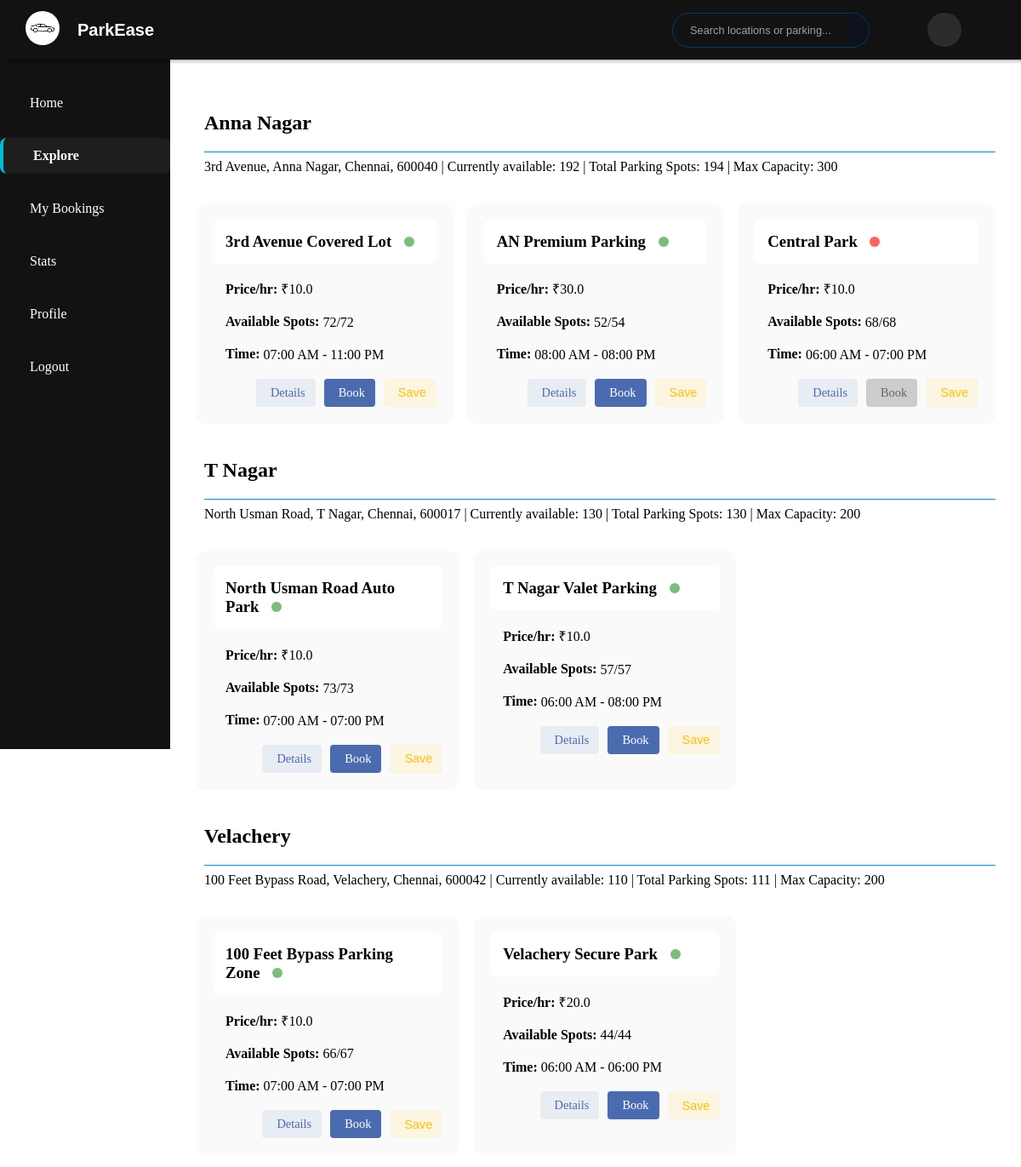
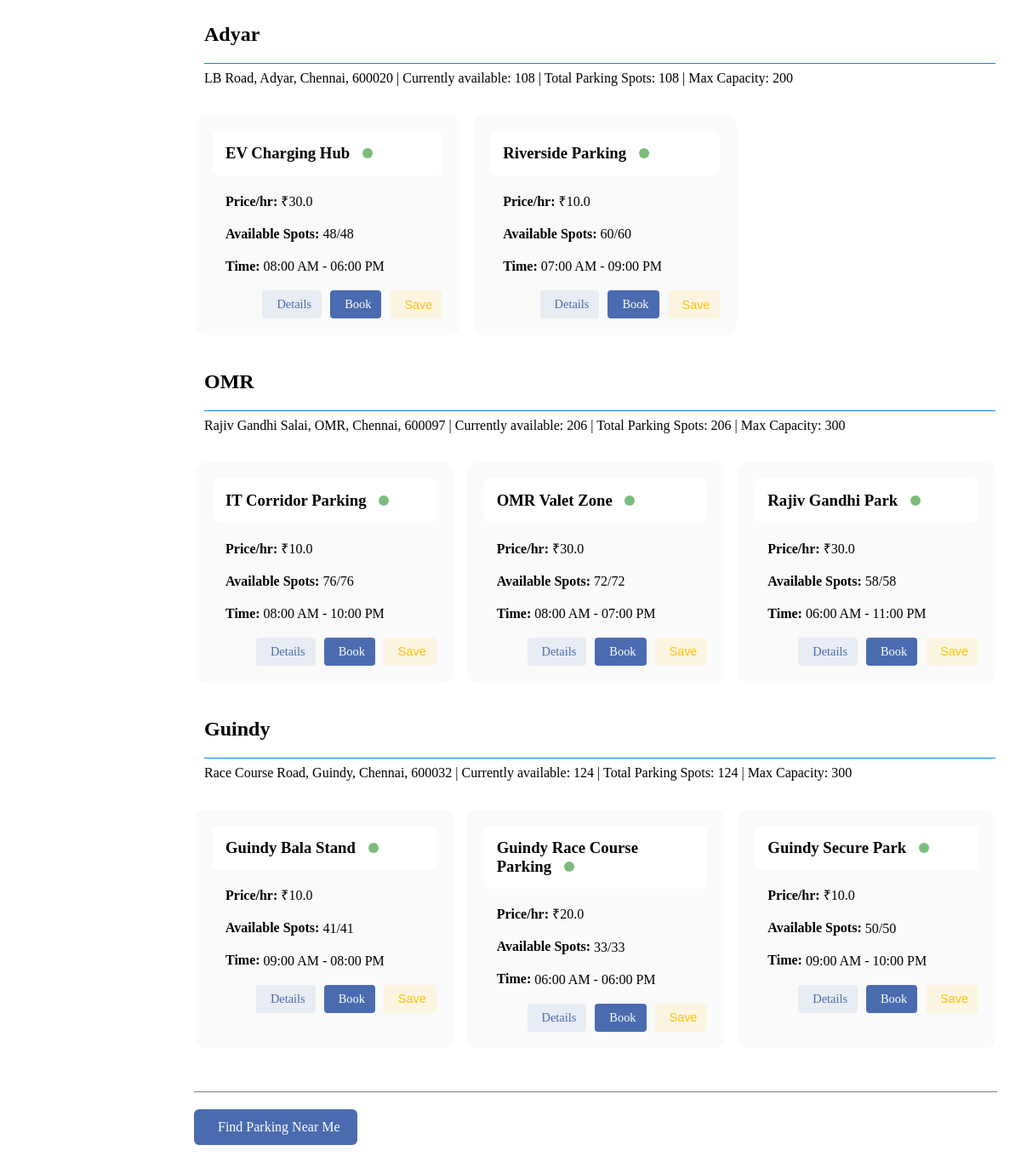
Screenshot of /user/parking_locations with the database file from the repository (2 pictures, top to bottom).
### model.py (models this page shows, shortened)
class ParkingSpot(db.Model):
    id = db.Column(db.Integer, primary_key=True)
    lot_id = db.Column(db.Integer, db.ForeignKey('parking_lot.id'))
    spot_number = db.Column(db.Integer, nullable=False)
    status = db.Column(db.String(1), default='A')  # A = Available, O = Occupied

class Location(db.Model):
    id = db.Column(db.Integer, primary_key=True)
    name = db.Column(db.String(100), nullable=False)
    address = db.Column(db.String(200), nullable=False)
    pin_code = db.Column(db.String(10))
    parking_lots = db.relationship('ParkingLot', backref='location_ref', lazy=True)

class ParkingLot(db.Model):
    id = db.Column(db.Integer, primary_key=True)
    prime_location_name = db.Column(db.String(100))
    price_per_hour = db.Column(db.Float)
    max_parking_spots = db.Column(db.Integer, nullable=False)
    available_spots = db.Column(db.Integer, nullable=False)
    available_from = db.Column(db.Time)
    available_to = db.Column(db.Time)
    is_active = db.Column(db.Boolean, default=True)
    image_url = db.Column(db.String)
    admin_notes = db.Column(db.Text)
    location_id = db.Column(db.Integer, db.ForeignKey('location.id'), nullable=False)
    spots = db.relationship('ParkingSpot', backref='lot', cascade='all, delete-orphan', lazy=True)

### routes/user_routes.py (the view)
@user_bp.route('/parking_locations')
def locations():
    now = datetime.now()
    locations = Location.query.options(
        joinedload(Location.parking_lots).joinedload(ParkingLot.spots)
    ).filter(Location.parking_lots.any(ParkingLot.is_active == True)).all()
    location_data = []
    for location in locations:
        active_lots = [lot for lot in location.parking_lots]
        if not active_lots:
            continue
        total_spots = sum(lot.max_parking_spots for lot in active_lots)
        available_spots = sum(lot.available_spots for lot in active_lots)
        lot_ids = [lot.id for location in locations for lot in location.parking_lots]
        currently_available = 0
        location_lots = []
        for lot in active_lots:
            lot_currently_available = 0
            for spot in lot.spots:
                if spot.status == 'A' or spot.status == 'B':  # Currently Not Occupied
                    conflict = Reservation.query.filter(
                        Reservation.spot_id == spot.id,
                        Reservation.status == 'Confirmed',
                        Reservation.expected_arrival >= now,
                        Reservation.expected_departure >= now
                    ).first()
                    lot_currently_available += 1
                    if not conflict:
                        pass
            currently_available += lot_currently_available
            location_lots.append({
                'id': lot.id,
                'prime_location_name': lot.prime_location_name,
                'price_per_hour': lot.price_per_hour,
                'available_from': lot.available_from,
                'available_to': lot.available_to,
                'is_active': lot.is_active,
                'currently_available_spots': lot_currently_available,  # Actual available now
                'available_spots': lot.available_spots,  # Admin-set available spots
                'total_spots': lot.max_parking_spots  # Max capacity
            })
        location_data.append({
            'name': location.name,
            'address': location.address,
            'pin_code': location.pin_code,
            'total_spots': total_spots,  # Total capacity
            'available_spots': available_spots,  # Admin-set available spots
            'currently_available_spots': currently_available,  # Actually available now
            'lots': location_lots
        })
    favorite_lot_ids = set()
    if current_user.is_authenticated:
        favorite_lot_ids = {f.lot_id for f in current_user.favorites}
    return render_template('user/locations.html',
                         lot_data=location_data,
                         favorite_lot_ids=favorite_lot_ids,
                         now=now)

### templates/user/locations.html (shortened to what this page needs)
{% extends 'user/udash_base.html' %}
{% block custom_styles %}
<link rel="stylesheet" href="{{ url_for('static', filename='/style/user/locations.css') }}">
{% endblock%}
{% block body %}
{% block content %}
<div class="locations-wrapper">
    {% for item in lot_data %}
    <div class="location-section">
        <div class="location-header">
            <h2>
                {{ item.name }}
            </h2>
        </div>
        <p class="location-address">
            {{ item.address }}, {{ item.pin_code }} | Currently available: {{ item.currently_available_spots }} | Total Parking Spots: {{
            item.available_spots }} |   Max Capacity: {{item.total_spots}}
        </p>
        <div class="lot-cards">
            {% for lot in item.lots %}
            <div class="lot-card">
                <h3>
                    {{ lot.prime_location_name }}
                    <div class="status-dot {% if lot.is_active %}active{% else %}inactive{% endif %}"></div>
                </h3>
                <div class="card-details">
                    <p><strong>
                            Price/hr:</strong> ₹{{ lot.price_per_hour }}</p>
                    <p><strong>
                            Available Spots:</strong> {{ lot.currently_available_spots }}/{{ lot.available_spots }}
                    </p>
                    <p><strong>
                            Time:</strong>
                        {{ lot.available_from.strftime('%I:%M %p') }} - {{ lot.available_to.strftime('%I:%M %p') }}
                    </p>
                </div>
                <div class="card-actions">
                    <a href="{{ url_for('user.view_parking_details', lot_id=lot.id) }}" class="action-btn details-btn"
                        title="View Details">
                        <span class="action-label">Details</span>
                    </a>
                    <a href="{{ url_for('user.book_parking', lot_id=lot.id) }}" class="action-btn book-btn
                    {% if not lot.is_active %}
                    disabled
                    {% endif %}" {% if not lot.is_active %} aria-disabled="true" {%endif %}>
                        Book
                    </a>
                    <button class="action-btn favorite-btn" title="Add to Favorites"
                        onclick="toggleFavorite({{ lot.id }})">
                        <span class="action-label">Save</span>
                    </button>
                </div>
            </div>
            {% endfor %}
        </div>
    </div>
    {% endfor %}
</div>
<div class="find-parking">
    <a href="{{url_for('user.search')}}" class="find-parking-btn">
         Find Parking Near Me
    </a>
</div>
{% endblock %}
{% endblock %}

### static/style/user/dashboard.css (style rules this page uses)
.find-parking-btn { background-color: #4a6baf; color: white; padding: 10px 20px; border-radius: 6px; text-decoration: none; display: inline-flex; align-items: center; gap: 8px; transition: background-color 0.2s; }
.find-parking-btn { display: inline-flex; align-items: center; gap: 0.5rem; padding: 0.7rem 1.5rem; background: #3498db; color: white; border-radius: 8px; text-decoration: none; font-weight: 500; transition: background 0.2s; }

### static/style/user/locations.css (style rules this page uses)
.location-section { margin: 2px; }
.location-header h2 { border-bottom: 1px solid rgb(0, 132, 255); padding-bottom: 15px; margin-bottom: 0px; margin-top: 40px; margin-left: 10px; }
.location-address { padding-bottom: 15px; padding-left: 10px; padding-top: 5px; margin-top: 2px; }
.lot-cards { display: flex; flex-wrap: wrap; gap: 1rem; }
.lot-cards > * { flex: 1 1 calc(25% - 1rem); box-sizing: border-box; }
.lot-card { padding: 20px; padding-top: 0px; background-color: #fafafa; border-radius: 12px; max-width: 33%; }
.lot-card h3 { align-items: center; background-color: white; padding: 15px; border-radius: 8px; }
.card-details { padding-left: 15px; }
.status-dot { width: 12px; height: 12px; margin-left: 10px; margin-top: 0px; border-radius: 50%; display: inline-block; }
.status-dot.active { background-color: rgba(0, 128, 0, 0.518); }
.status-dot.inactive { background-color: rgba(255, 0, 0, 0.619); }
.card-actions { display: flex; gap: 10px; margin-top: 15px; justify-content: flex-end; }
.action-btn { display: flex; align-items: center; gap: 5px; padding: 8px 12px; border-radius: 4px; text-decoration: none; font-size: 0.9rem; transition: all 0.2s ease; border: none; cursor: pointer; }
.action-label { display: none; }
.details-btn { background: rgba(74, 107, 175, 0.1); color: #4a6baf; }
.book-btn { background: #4a6baf; color: white; }
.book-btn.disabled { background: #cccccc; color: #666666; cursor: not-allowed; }
.favorite-btn { background: rgba(255, 193, 7, 0.1); color: #ffc107; }
.find-parking { border-top: 1px solid rgb(123, 123, 123); margin-top: 50px; }
.find-parking-btn { display: inline-flex; align-items: center; gap: 8px; background: #4a6baf; color: white; padding: 12px 20px; border-radius: 6px; text-decoration: none; margin-top: 20px; font-weight: 500; }
@media (min-width: 768px) { .action-label { display: inline; } }

### rows the page displays
ParkingSpot: name "Anna Nagar", address "3rd Avenue, Anna Nagar, Chennai", pin_code "600040", currently_available_spots "192", available_spots "194", total_spots "300", prime_location_name "3rd Avenue Covered Lot", price_per_hour "10.0", currently_available_spots "72", available_spots "72", available_from "07:00 AM", available_to "11:00 PM"
ParkingSpot: prime_location_name "AN Premium Parking", price_per_hour "30.0", currently_available_spots "52", available_spots "54", available_from "08:00 AM", available_to "08:00 PM"
ParkingSpot: prime_location_name "Central Park", price_per_hour "10.0", currently_available_spots "68", available_spots "68", available_from "06:00 AM", available_to "07:00 PM"
ParkingSpot: name "T Nagar", address "North Usman Road, T Nagar, Chennai", pin_code "600017", currently_available_spots "130", available_spots "130", total_spots "200", prime_location_name "North Usman Road Auto Park", price_per_hour "10.0", currently_available_spots "73", available_spots "73", available_from "07:00 AM", available_to "07:00 PM"
ParkingSpot: prime_location_name "T Nagar Valet Parking", price_per_hour "10.0", currently_available_spots "57", available_spots "57", available_from "06:00 AM", available_to "08:00 PM"
ParkingSpot: name "Velachery", address "100 Feet Bypass Road, Velachery, Chennai", pin_code "600042", currently_available_spots "110", available_spots "111", total_spots "200", prime_location_name "100 Feet Bypass Parking Zone", price_per_hour "10.0", currently_available_spots "66", available_spots "67", available_from "07:00 AM", available_to "07:00 PM"
ParkingSpot: prime_location_name "Velachery Secure Park", price_per_hour "20.0", currently_available_spots "44", available_spots "44", available_from "06:00 AM", available_to "06:00 PM"
ParkingSpot: name "Adyar", address "LB Road, Adyar, Chennai", pin_code "600020", currently_available_spots "108", available_spots "108", total_spots "200", prime_location_name "EV Charging Hub", price_per_hour "30.0", currently_available_spots "48", available_spots "48", available_from "08:00 AM", available_to "06:00 PM"
ParkingSpot: prime_location_name "Riverside Parking", price_per_hour "10.0", currently_available_spots "60", available_spots "60", available_from "07:00 AM", available_to "09:00 PM"
ParkingSpot: name "OMR", address "Rajiv Gandhi Salai, OMR, Chennai", pin_code "600097", currently_available_spots "206", available_spots "206", total_spots "300", prime_location_name "IT Corridor Parking", price_per_hour "10.0", currently_available_spots "76", available_spots "76", available_from "08:00 AM", available_to "10:00 PM"
ParkingSpot: prime_location_name "OMR Valet Zone", price_per_hour "30.0", currently_available_spots "72", available_spots "72", available_from "08:00 AM", available_to "07:00 PM"
ParkingSpot: prime_location_name "Rajiv Gandhi Park", price_per_hour "30.0", currently_available_spots "58", available_spots "58", available_from "06:00 AM", available_to "11:00 PM"
ParkingSpot: name "Guindy", address "Race Course Road, Guindy, Chennai", pin_code "600032", currently_available_spots "124", available_spots "124", total_spots "300", prime_location_name "Guindy Bala Stand", price_per_hour "10.0", currently_available_spots "41", available_spots "41", available_from "09:00 AM", available_to "08:00 PM"
ParkingSpot: prime_location_name "Guindy Race Course Parking", price_per_hour "20.0", currently_available_spots "33", available_spots "33", available_from "06:00 AM", available_to "06:00 PM"
ParkingSpot: prime_location_name "Guindy Secure Park", price_per_hour "10.0", currently_available_spots "50", available_spots "50", available_from "09:00 AM", available_to "10:00 PM"
